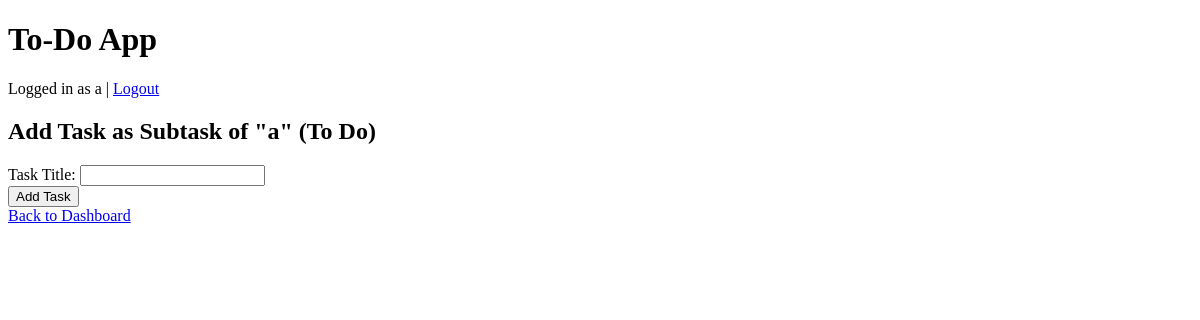
The page /add_task/To Do?parent_task_id=1 (signed in) on the database as committed earlier.
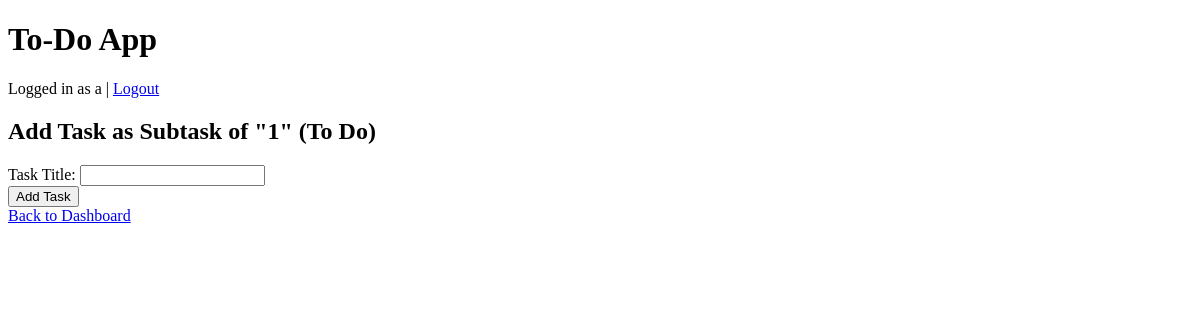
The same page on the database as committed later.
### app.py (models this page shows, shortened)
class User(db.Model, UserMixin):
    id = db.Column(db.Integer, primary_key=True)
    username = db.Column(db.String(150), nullable=False, unique=True)
    password_hash = db.Column(db.String(256), nullable=False)
    task_groups = db.relationship("TaskGroup", backref="user", lazy=True)

class Task(db.Model):
    id = db.Column(db.Integer, primary_key=True)
    title = db.Column(db.String(150), nullable=False)
    status = db.Column(db.String(20), nullable=False, default="To Do")
    is_completed = db.Column(db.Boolean, default=False)
    task_group_id = db.Column(db.Integer, db.ForeignKey("task_group.id"), nullable=True)
    parent_task_id = db.Column(db.Integer, db.ForeignKey("task.id"), nullable=True)
    subtasks = db.relationship(
        "Task", backref=db.backref("parent_task", remote_side=[id]), lazy=True
    )

### app.py (the view, shortened to what this page needs)
@app.route("/add_task/<status>", methods=["GET", "POST"])
@login_required
def add_task(status):
    parent_task_id = request.args.get("parent_task_id")
    parent_task = Task.query.get(parent_task_id) if parent_task_id else None
    return render_template("add_task.html", status=status, parent_task=parent_task)

### app.py (called while the page is built)
@login_manager.user_loader
def load_user(user_id):
    return User.query.get(int(user_id))

### templates/add_task.html (shortened to what this page needs)
{% extends "base.html" %}
{% block content %}
<h2>Add Task{% if parent_task %} as Subtask of "{{ parent_task.title }}"{% endif %} ({{ status }})</h2>
<form action="{{ url_for('add_task', status=status) }}" method="post">
    <div>
        <label for="title">Task Title:</label>
        <input type="text" name="title" id="title" required>
    </div>
    <button type="submit">Add Task</button>
</form>
<a href="{{ url_for('dashboard') }}">Back to Dashboard</a>
{% endblock %}

### templates/base.html (shortened to what this page needs)
<!DOCTYPE html>
<html lang="en">
<head>
</head>
<body>
    <header>
        <h1>To-Do App</h1>
        <nav>
            {% if current_user.is_authenticated %}
            Logged in as {{ current_user.username }} | <a href="{{ url_for('logout') }}">Logout</a>
            {% else %}
            <a href="{{ url_for('login') }}">Login</a> | <a href="{{ url_for('register') }}">Register</a>
            {% endif %}
        </nav>
    </header>
    <main>
        {% block content %}{% endblock %}
    </main>
</body>
</html>

Rows that differ between the two databases and show on the page:
changed Task "To Do": title "a" → "1"
